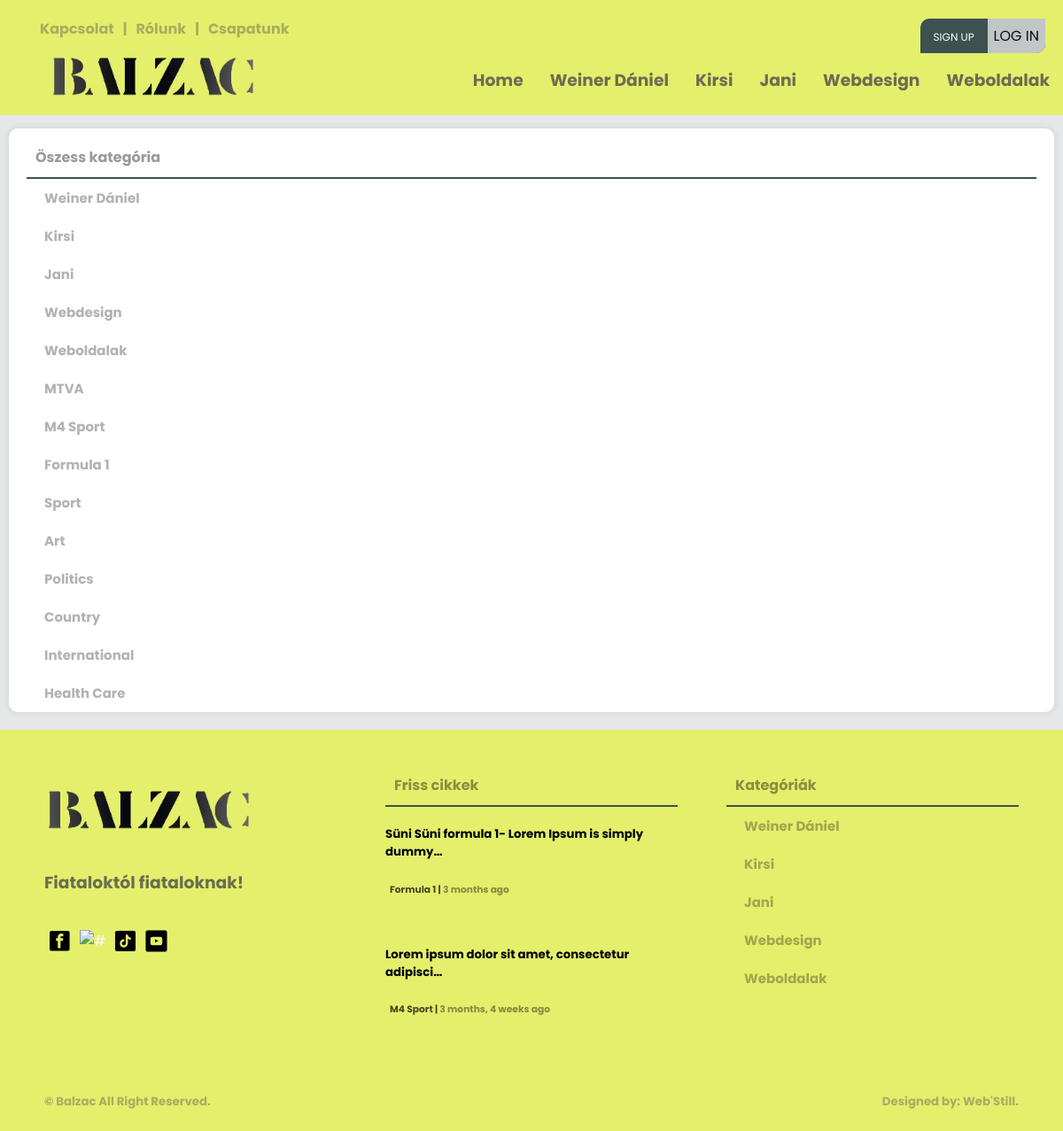
/kategoriak/, run on the app's committed database.
### creationboard/models.py (models this page shows, shortened)
class Category(models.Model):
    user = models.ForeignKey(User, null=True, on_delete=models.CASCADE)
    name = models.CharField(max_length=200)
    class Meta:
        ordering = ['-id']

class Article(models.Model):
    user = models.ForeignKey(User, on_delete=models.CASCADE)
    title = models.CharField(max_length=200)
    created = models.DateTimeField(auto_now_add=True, null=True)
    updated = models.DateTimeField(auto_now=True, null=True)
    articletype = models.CharField(null=False, blank=False, max_length=100)
    body = RichTextUploadingField(max_length=1000000) #ez itt lehetne RichTextUploadingField is
    indeximg = models.ImageField(upload_to="images/", default="images/home9.jpg")
    category = models.CharField(max_length=100, null=False, blank=False)
    status = models.CharField(max_length=10, choices=STATUS_CHOICES, default='pending')
    class Meta:
        ordering = ['-created']

### main/views.py (the view)
# urls.py: path('kategoriak/', views.categoryPage, name='cats')
def categoryPage(request):
    navcategory = models.Category.objects.all()[0:5]
    footarticle = models.Article.objects.filter(status='approved')[0:2]
    category = models.Category.objects.all()
    context = {'cats': category, 'category2': navcategory, 'article4': footarticle,}
    return render(request, 'main/cats.html', context)

### templates/main/cats.html (shortened to what this page needs)
{% load static %}
<!DOCTYPE html>
<html>
<head>
	<link rel="stylesheet" type="text/css" href="{% static 'main/style.css' %}">
</head>
<body>
{% include 'main/navbar.html' %}
<main>
    <div class="row">
        <div class="card-04">
            <div class="box-title">
                <h4 class="txt-black">Öszess kategória<h4>
            </div>
            <div class="box-categories">
                <ul>
                    {% for category in cats %}
                    <li><a href="{% url 'article-page' category.name %}" class="txt-black">{{ category.name }}</a></li>
                    {% endfor %}
                </ul>
            </div>
        </div>
    </div>
</main>
{% include 'main/footer.html' %}

### templates/main/navbar.html (shortened to what this page needs)
{% load static %}
<div class="screen-big">
<nav>
    <div class="nav-one nav-flex">
        <div class="left flex">
            <ul class="top-header mt-0">
                <li><a href="{% url 'contact-us' %}"><h4>Kapcsolat</h4></a></li>
                <li><h4>|</h4></li>
                <li><a href="{% url 'about-us' %}"><h4>Rólunk</h4></a></li>
                <li><h4>|</h4></li>
                <li><a href="{% url 'team-index' %}"><h4>Csapatunk</h4></a></li>
            </ul>
        </div>
        <div class="right flex">
                <ul class="top-header">
                    {% if request.user.is_authenticated %}
                    <li>
                        <div class="header-profile-pic">
                            <div class="pic">
                                <span class="material-symbols-outlined">account_circle</span>
                            </div>
                            <div class="header-profile-info">
                                <h4><a href="{% url 'profile-page' request.user.username %}">@{{ request.user }}</a></h4>
                                <h6><a href=""><span class="material-symbols-outlined">mail_lock</span>{{ request.user.email }}</a></h6>
                            </div>
                        </div>
                    </li>
                    <!--<li><h4><a href="{% url 'profile-page' request.user.username %}">Hello, @{{ request.user }}</a></h4></li>
                    <li><h4>|</h4></li>
                    <li><h4><a href="{% url 'logout' %}"><span class="material-symbols-outlined">logout</span>Kijelentkezés</a></h4></li>-->
                    {% else %}
                    <ul class="foot-icon-margin pd-0">
                        <li class="signup-or-login"><a href="{% url 'register' %}" class="sign-up">Sign up</a><a href="{% url 'login' %}"><button class="login-btn">Log in</button></a></li>
                    </ul>
                    {% endif %}
                </ul>
        </div>
    </div>
    <div class="nav-two nav-flex">
        <div class="left flex">
            <ul>
                <a href="{% url 'index' %}"><li><img src="{% static 'main/pics/logo.png' %}" class="logo-img" alt="#" /></li>
            </ul>
        </div>
        <div class="right">
            <div class="social media">
                <ul>
                    <li><a href="{% url 'index' %}"><h3>Home</h3></a></li>
                    {% for category in category2 %}
                        <li><a href="{% url 'article-page' category.name %}"><h3>{{ category.name }}</h3></a></li>
                    {% endfor %}
                </ul>
            </div>
        </div>
    </div>
</nav>
</div>

### templates/main/footer.html
{% load static %}
<footer>
    <div class="footer">
        <div class="footer-cols footer-firts">
            <div class="col-01">
                <ul class="pd-0">
                    <a href="{% url 'index' %}"><li><img src="{% static 'main/pics/logo.png' %}" class="logo-img" alt="#" /></li>
                </ul>
                <h3>Fiataloktól fiataloknak!</h3>
                <ul class="foot-icon-margin pd-0">
                    <a href="https://www.facebook.com/profile.php?id=100090612766620" target="blank"><li><img src="{% static 'main/pics/facebook.png' %}" class="icon-img" alt="#" target="blank" /></a></li>
                    <a href="https://www.instagram.com/balzacponthu/" target="blank"><li><img src="{% static 'main/pics/instagram.png' %}" class="icon-img" alt="#" /></li></a>
                    <a href="https://www.tiktok.com/@balzac.ujsag" target="blank"><li><img src="{% static 'main/pics/tiktok.png' %}" class="icon-img" alt="#" /></li></a>
                    <a href="https://www.youtube.com/@balzacujsag" target="blank"><li><img src="{% static 'main/pics/youtube.png' %}" class="icon-img" alt="#" /></li></a>
                </ul>
            </div>
            <div class="col-02">
                <div class="box-title">
                    <h4 class="txt-black">Friss cikkek<h4>
                </div>
                {% for article in article4 %}
                <ul class="pd-0">
                    <li><a href="{% url 'article' article.id %}" class="footer-article-text">
                        <h5 class="mt-1 mb-1">{{ article.title|truncatechars:49 }}</h5>
                        <h6 class="m-0">{{ article.body|truncatechars:30|safe }}</h6>
                        <small class="black"><span><a href="{% url 'article-page' article.category %}" class="black">{{ article.category }} </a></span>  |  <span><a class="black"> {{ article.created|timesince }} ago</a></span></small>
                    </a></li>
                </ul>
                {% endfor %}
            </div>
            <div class="col-03">
                <div class="box-title">
                    <h4 class="txt-black">Kategóriák<h4>
                </div>
                <div class="box-categories">
                    <ul>
                        {% for category in category2 %}
                        <li><a href="{% url 'article-page' category.name %}" class="txt-black">{{ category.name }}</a></li>
                        {% endfor %}
                    </ul>
                </div>
            </div>
        </div>
        <div class="footer-second">
            <div>
                <h5><a href="#"> &copy; Balzac</a> All Right Reserved.<h5>
            </div>
            <div>
                <h5><a href="">Designed by: Web'Still.</a><h5>
            </div>
        </div>
    </div>
</footer>

### static/main/style.css (style rules this page uses)
:root { --background-color: #e6e7e8; --box-color: white; --bg-dark: #000; --white-box-text: #fff; --small-red-info-color: red; --text-color-greany: #3c5150; --heaed-foot-color: #e4ef6c; --headad-foot-text-color: #000; --color-white: #fff; --box-padding: 10px; --box-border-radius: 10px; --input-border-radius: 3px; }
* { font-family: 'Poppins', sans-serif; }
html { background: var(--background-color); }
body { padding: 0; margin: 0; background: var(--background-color); }
small { color: var(--color-white); filter: grayscale(60%) opacity(0.7); transition: 0.4s; }
small span { color: var(--color-white); filter: grayscale(100%) opacity(0.6); transition: 0.4s; cursor: pointer; }
h3 { color: var(--text-color-greany); filter: grayscale(100%) opacity(0.8); transition: 0.3s; }
h4 { color: var(--text-color-greany); filter: grayscale(100%) opacity(0.4); cursor: pointer; transition: 0.5s; }
a { text-decoration: none; cursor: pointer; color: var(--color-white); padding: 0; margin: 0; }
ul { list-style: none; }
li { cursor: pointer; }
.black { color: black !important; }
.m-0 { margin: 0 !important; }
.mb-1 { margin-bottom: 5px !important; }
.mt-0 { margin-top: 0 !important; }
.mt-1 { margin-top: 5px !important; }
.pd-0 { padding: 0 !important; }
.txt-black { color: var(--dark-box-text) !important; }
.icon-img { height: 25px; width: 25px; margin: 5px; cursor: pointer; object-fit: cover; }
.logo-img { height: 50px; cursor: pointer; }
nav { background: var(--heaed-foot-color); position: absolute; top: 0px; right: 0; left: 0; padding: 20px 0 10px 0; z-index: 1; }
.nav-flex { display: flex; align-items: center; justify-content: space-between; }
.nav-one { cursor: pointer; height: 40px; background: var(--heaed-foot-color); }
nav ul { display: flex; flex-direction: row; }
.top-header li { margin: 10px 5px; }
.foot-icon-margin { display: flex; flex-direction: row; }
nav ul li { margin: 10px 15px; color: var(--headad-foot-text-color); }
.nav-two { cursor: pointer; height: 60px; background: var(--heaed-foot-color); }
main { margin: 135px 0 0 0; flex-direction: column; width: 100%; }
.row { width: 100%; display: flex; flex-direction: row; justify-content: center; flex-wrap: nowrap; }
.card-04 { background: var(--box-color); position: relative; flex: 1; margin: 10px; border-radius: var(--box-border-radius); box-shadow: 0 0 10px rgba(0, 0, 0, .1); padding: 20px; padding-bottom: 0; }
.box-title { border-bottom: 2px solid var(--text-color-greany); }
.box-title h4 { color: var(--color-white); margin: 10px; margin-top: 0px; }
.box-categories ul { margin: 0; padding: 0; }
.box-categories ul li { padding: 10px 20px; font-size: 15px; font-weight: bolder; color: var(--bg-dark); filter: grayscale(100%) opacity(0.3); transition: 0.5s; }
footer { background: var(--heaed-foot-color); margin-top: 10px; padding: 50px 50px 0 50px; }
.footer-cols { display: flex; flex-direction: row; align-items: top; flex-wrap: wrap; justify-content: space-between; }
.col-01 { display: flex; flex-direction: column; width: 30%; align-items: top; }
.col-02 { display: flex; flex-direction: column; align-items: top; width: 30%; }
.col-03 { width: 30%; align-items: top; }
.footer-article-text { color: var(--bg-dark); }
.footer-second { display: flex; flex-direction: row; justify-content: space-between; padding: 30px 0 0px 0; }
.footer-second h5 { color: var(--text-color-greany); filter: grayscale(100%) opacity(0.4); }
.footer-second h5 a { color: var(--text-color-greany) !important; filter: grayscale(0%) opacity(1) !important; }
.txt-black { color: #000 !important; }
.login-btn { align-self: center; justify-content: center; padding: 7px; background-color: #e4ef6c; filter: grayscale(1) opacity(.8); border: 0; font-size: 16px; text-transform: uppercase; border-bottom-right-radius: 10px; cursor: pointer; }
.sign-up { margin-right: 15px; padding-left: 15px; font-size: 12px; text-transform: uppercase; z-index: 2; }
.signup-or-login { background-color: #3c5150; margin-top: 5px; margin-right: 20px !important; border-top-left-radius: 10px; border-bottom-right-radius: 10px; z-index: 4; }
.m-0 { font-size: 0.8rem; padding: 5px; border-radius: 3px; background-color: var(--heaed-foot-color); }

### data on the page
Category: name "Weiner Dániel"
Category: name "Kirsi"
Category: name "Jani"
Category: name "Webdesign"
Category: name "Weboldalak"
Category: name "MTVA"
Category: name "M4 Sport"
Category: name "Formula 1"
Category: name "Sport"
Category: name "Art"
Category: name "Politics"
Category: name "Country"
Category: name "International"
Category: name "Health Care"
Article: title "Süni Süni formula 1- Lorem Ipsum is simply dummy…", category "Formula 1", created "3 months"
Article: title "Lorem ipsum dolor sit amet, consectetur adipisci…", category "M4 Sport", created "3 months, 4 weeks"
